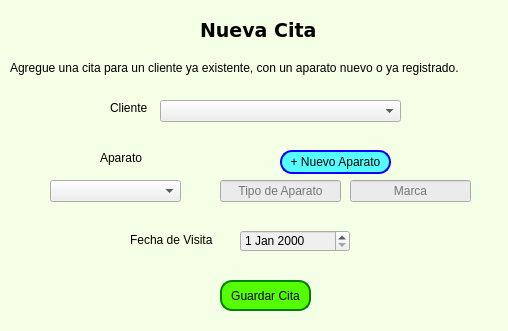
<?xml version="1.0" encoding="UTF-8"?>
<ui version="4.0">
 <class>Form</class>
 <widget class="QWidget" name="Form">
  <property name="geometry">
   <rect>
    <x>0</x>
    <y>0</y>
    <width>508</width>
    <height>331</height>
   </rect>
  </property>
  <property name="windowTitle">
   <string>Nueva cita</string>
  </property>
  <property name="styleSheet">
   <string notr="true">background-color: rgb(244, 255, 230);</string>
  </property>
  <widget class="QLabel" name="label">
   <property name="geometry">
    <rect>
     <x>200</x>
     <y>20</y>
     <width>121</width>
     <height>21</height>
    </rect>
   </property>
   <property name="font">
    <font>
     <family>Verdana</family>
     <pointsize>14</pointsize>
     <italic>false</italic>
     <bold>true</bold>
    </font>
   </property>
   <property name="styleSheet">
    <string notr="true">font: 700 14pt &quot;Verdana&quot;;</string>
   </property>
   <property name="text">
    <string>Nueva Cita</string>
   </property>
  </widget>
  <widget class="QLabel" name="label_2">
   <property name="geometry">
    <rect>
     <x>110</x>
     <y>100</y>
     <width>51</width>
     <height>16</height>
    </rect>
   </property>
   <property name="styleSheet">
    <string notr="true">font: 9pt &quot;Verdana&quot;;</string>
   </property>
   <property name="text">
    <string>Cliente</string>
   </property>
  </widget>
  <widget class="QLabel" name="label_3">
   <property name="geometry">
    <rect>
     <x>100</x>
     <y>150</y>
     <width>71</width>
     <height>16</height>
    </rect>
   </property>
   <property name="styleSheet">
    <string notr="true">font: 9pt &quot;Verdana&quot;;</string>
   </property>
   <property name="text">
    <string>Aparato</string>
   </property>
  </widget>
  <widget class="QLabel" name="label_4">
   <property name="geometry">
    <rect>
     <x>130</x>
     <y>230</y>
     <width>101</width>
     <height>20</height>
    </rect>
   </property>
   <property name="styleSheet">
    <string notr="true">font: 9pt &quot;Verdana&quot;;</string>
   </property>
   <property name="text">
    <string>Fecha de Visita</string>
   </property>
  </widget>
  <widget class="QDateEdit" name="input_fecha">
   <property name="geometry">
    <rect>
     <x>240</x>
     <y>230</y>
     <width>110</width>
     <height>22</height>
    </rect>
   </property>
   <property name="styleSheet">
    <string notr="true">background-color: rgb(239, 239, 239);
</string>
   </property>
  </widget>
  <widget class="QPushButton" name="btn_guardar_cita">
   <property name="geometry">
    <rect>
     <x>220</x>
     <y>280</y>
     <width>91</width>
     <height>31</height>
    </rect>
   </property>
   <property name="styleSheet">
    <string notr="true">border: 2px solid green;
border-radius: 12px;
background-color: rgb(85, 255, 0);</string>
   </property>
   <property name="text">
    <string>Guardar Cita</string>
   </property>
  </widget>
  <widget class="QComboBox" name="combo_cliente">
   <property name="geometry">
    <rect>
     <x>160</x>
     <y>100</y>
     <width>241</width>
     <height>22</height>
    </rect>
   </property>
   <property name="styleSheet">
    <string notr="true">background-color: rgb(239, 239, 239);</string>
   </property>
  </widget>
  <widget class="QComboBox" name="combo_aparato">
   <property name="geometry">
    <rect>
     <x>50</x>
     <y>180</y>
     <width>131</width>
     <height>22</height>
    </rect>
   </property>
   <property name="styleSheet">
    <string notr="true">background-color: rgb(239, 239, 239);
</string>
   </property>
  </widget>
  <widget class="QPushButton" name="btn_nuevo_aparato">
   <property name="geometry">
    <rect>
     <x>280</x>
     <y>150</y>
     <width>111</width>
     <height>24</height>
    </rect>
   </property>
   <property name="styleSheet">
    <string notr="true">border: 2px solid blue;
border-radius: 12px;
background-color: rgb(85, 255, 255);</string>
   </property>
   <property name="text">
    <string>+ Nuevo Aparato</string>
   </property>
  </widget>
  <widget class="QLineEdit" name="txt_nuevo_tipo">
   <property name="enabled">
    <bool>false</bool>
   </property>
   <property name="geometry">
    <rect>
     <x>220</x>
     <y>180</y>
     <width>121</width>
     <height>22</height>
    </rect>
   </property>
   <property name="styleSheet">
    <string notr="true">background-color: rgb(235, 235, 235);</string>
   </property>
   <property name="alignment">
    <set>Qt::AlignmentFlag::AlignCenter</set>
   </property>
   <property name="placeholderText">
    <string>Tipo de Aparato</string>
   </property>
  </widget>
  <widget class="QLineEdit" name="txt_nueva_marca">
   <property name="enabled">
    <bool>false</bool>
   </property>
   <property name="geometry">
    <rect>
     <x>350</x>
     <y>180</y>
     <width>121</width>
     <height>22</height>
    </rect>
   </property>
   <property name="styleSheet">
    <string notr="true">background-color: rgb(235, 235, 235);</string>
   </property>
   <property name="text">
    <string/>
   </property>
   <property name="alignment">
    <set>Qt::AlignmentFlag::AlignCenter</set>
   </property>
   <property name="placeholderText">
    <string>Marca</string>
   </property>
  </widget>
  <widget class="QLabel" name="label_5">
   <property name="geometry">
    <rect>
     <x>10</x>
     <y>60</y>
     <width>491</width>
     <height>16</height>
    </rect>
   </property>
   <property name="styleSheet">
    <string notr="true">font: 8pt &quot;Verdana&quot;;</string>
   </property>
   <property name="text">
    <string>Agregue una cita para un cliente ya existente, con un aparato nuevo o ya registrado.</string>
   </property>
  </widget>
 </widget>
 <resources/>
 <connections/>
</ui>
